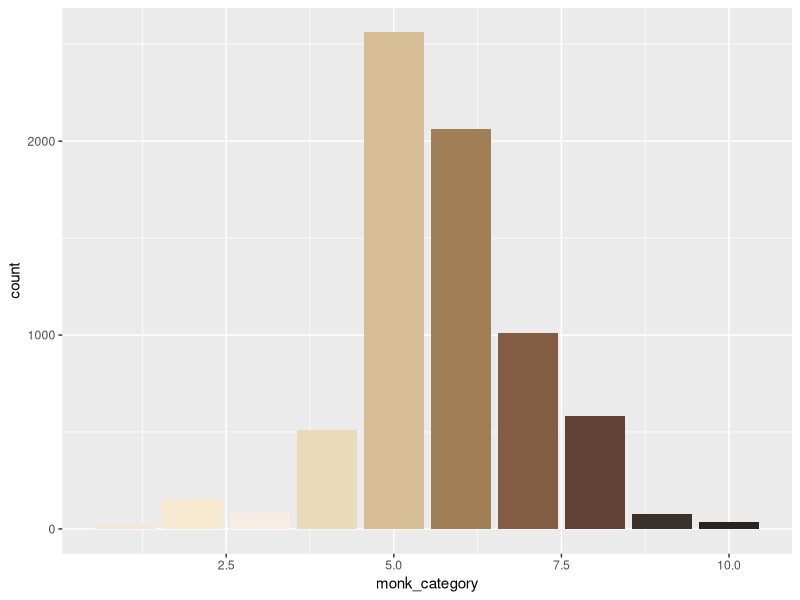
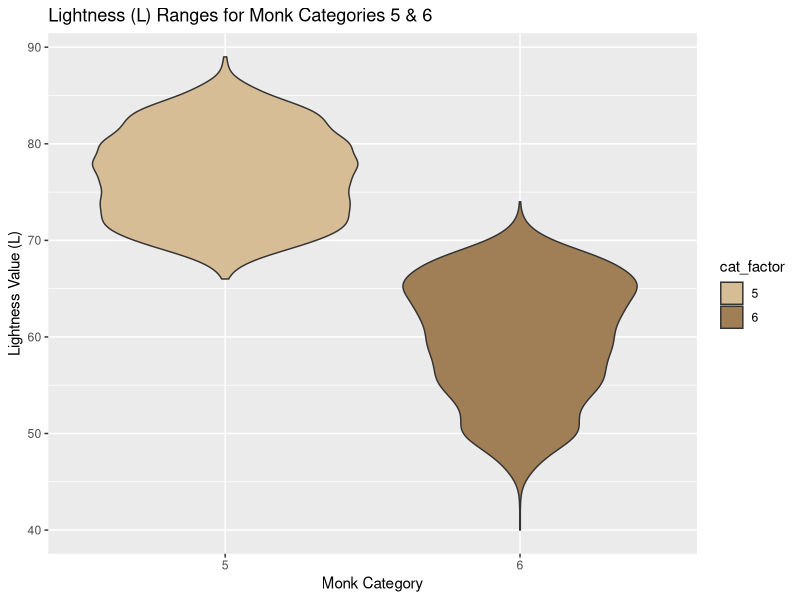
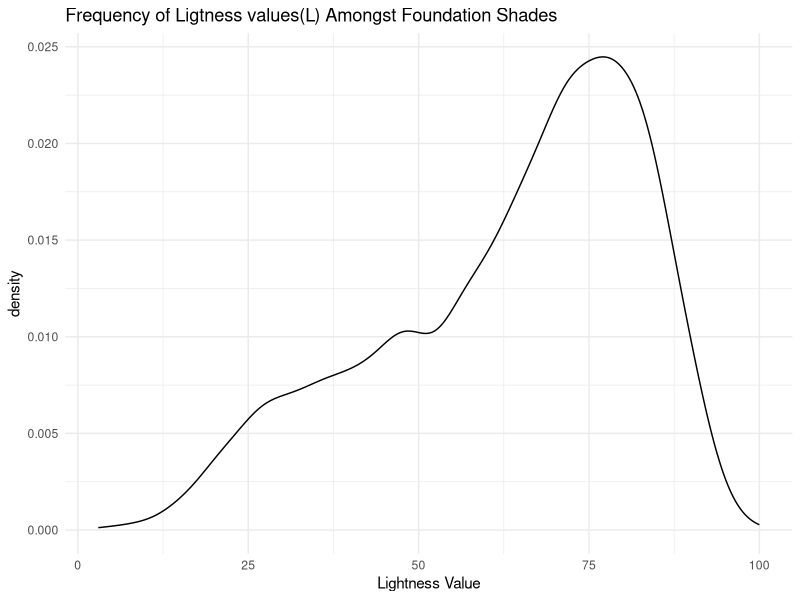
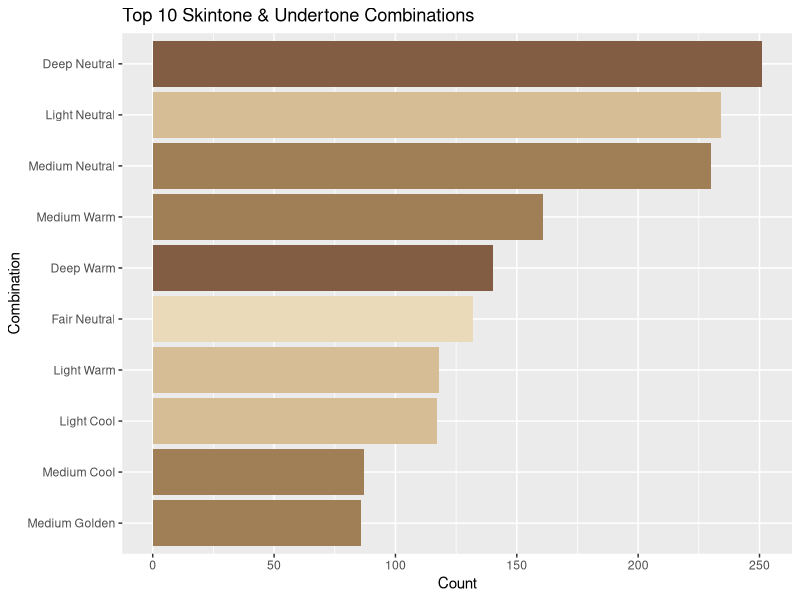
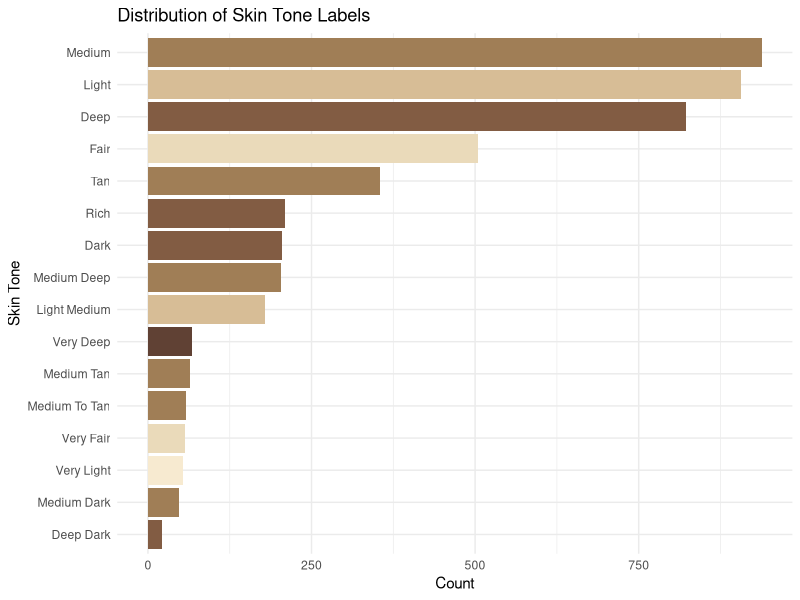
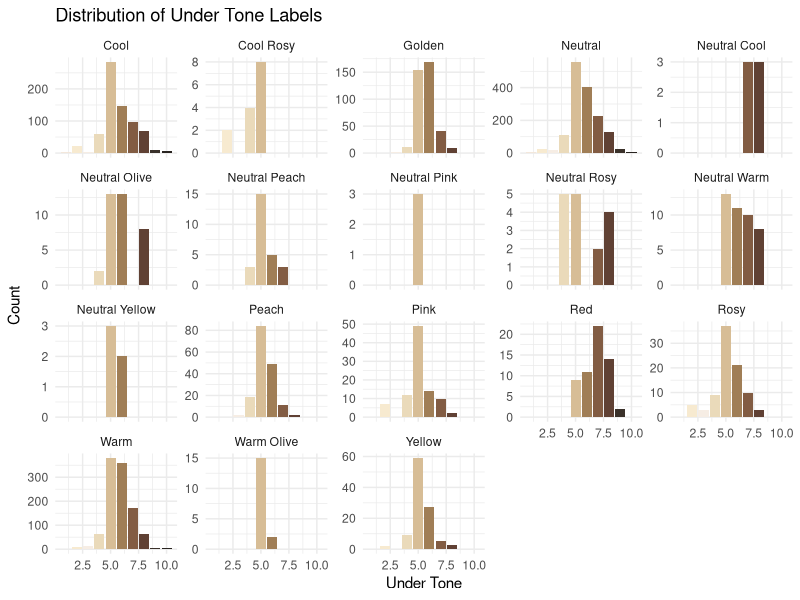
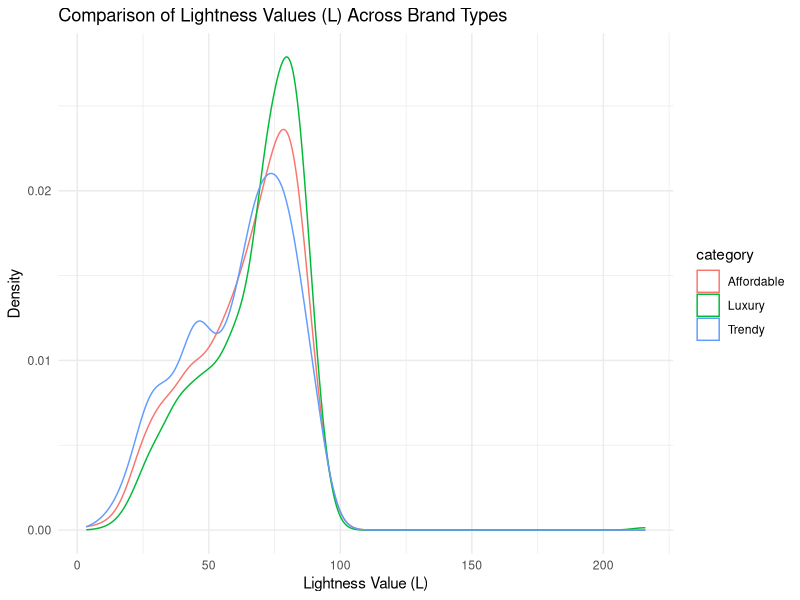
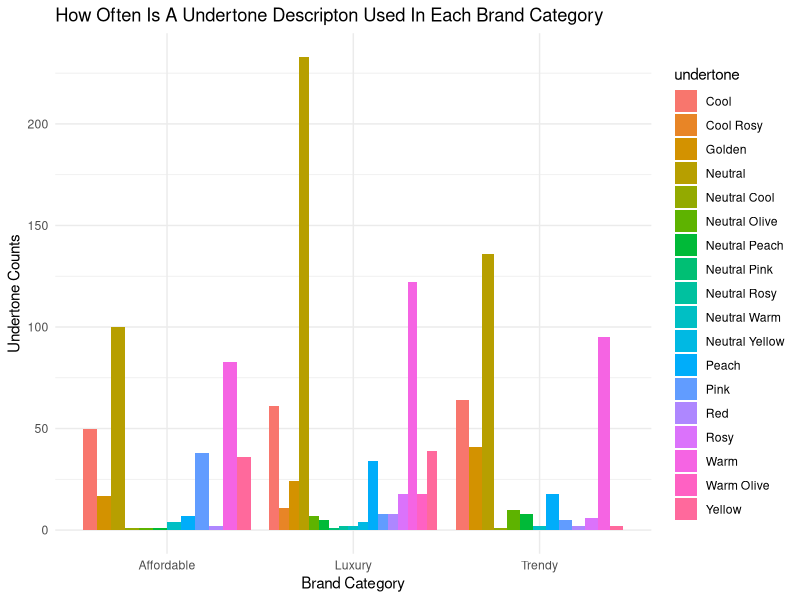

Reproduce these figures in R, in order.
## ---- chunk 1
knitr::opts_chunk$set(echo = TRUE)
library(tidyverse)
## ---- chunk 2
shades<- read.csv('shades.csv')
glimpse(shades)
## ---- chunk 3
regex1 <- "^(\\S+)\\s+(?:-\\s+)?(.+)$" # regex to extract the first part of shade name
regex2 <- "^([A-Z0-9]+?)([A-Z][a-z]+|[A-Z]{2,})$" #extracts the second part of shade name

undertone_pattern <- "(?i)(neutral pink| neutral cool|neutral rosy|neutral peach|neutral warm|neutral yellow|
olive|peach|warm|neutral|cool|pink|rosy|yellow|golden|red)" #maapping for undertones

skintone_pattern <- "(?i)(deep dark|medium to tan|very light|very deep|medium rich|medium tan|
                    medium light|medium deep|medium dark| light deep|light medium|very fair|fair|medium|light|tan |rich|deep|dark|deep|deep )" #mapping for skintones

# extracting string groups for shade names .
extracted1 <- str_match(shades$shade_name, regex1)
extracted2 <- str_match(shades$shade_name, regex2)

# Adding new columns and saving to new csv file
shades_separated <- shades %>%
  mutate(skintone = str_to_title(str_extract(shade_name, skintone_pattern)),
         undertone = str_to_title(str_extract(shade_name, undertone_pattern)),
         shade_specific_raw = coalesce(extracted1[, 2], extracted2[, 2], shade_name),
         shade_name_only = str_to_title(coalesce(extracted1[, 3], extracted2[, 3])),
         shade_specific = if_else(str_detect(shade_specific_raw, "\\d"), # assins NA to non Alphanumeric values in shade specfic by using the shade_specific_raw column
                                  shade_specific_raw,
                                  NA_character_)
  )
#write_csv(shades_separated, "shades_final.csv")
## ---- chunk 4
shades <- read_csv('shades_final.csv')
cielab <- read_csv('cielab.csv')
products <- read_csv('products.csv')
brands <- read_csv('brands.csv')

#joining to make unified table

shades <- shades %>% left_join(cielab,"shade_id")
shades<- shades %>% left_join(products,"product_id")
shades <- shades %>% left_join(brands, 'brand_id') %>% select(brand_name,shade_name,product_id,name,skintone,undertone,monk_category,L)
shades
## ---- chunk 5
shades <- shades %>%
  mutate(
    hex_color = case_when(
      monk_category == 1  ~ "#f6ede4",
      monk_category == 2  ~ "#f3e7db",
      monk_category == 3  ~ "#f7ead0",
      monk_category == 4  ~ "#eadaba",
      monk_category == 5  ~ "#d7bd96",
      monk_category == 6  ~ "#a07e56",
      monk_category == 7  ~ "#825c43",
      monk_category == 8  ~ "#604134",
      monk_category == 9  ~ "#3a312a",
      monk_category == 10 ~ "#292420"
    )
  )
monk_palette <- c(
  "#f6ede4", "#f3e7db", "#f7ead0", "#eadaba", "#d7bd96",
  "#a07e56", "#825c43", "#604134", "#3a312a", "#292420")

two <- shades %>% distinct(brand_name,shade_name,.keep_all = T)
two_counts <-shades %>%  distinct(brand_name,shade_name,.keep_all = T) %>% summarise(count=n(),.by=brand_name)
two %>% ggplot(aes(x=monk_category, fill=hex_color)) + geom_bar(show.legend = F) + scale_fill_manual(values = monk_palette[10:1])
as_tibble(two_counts)
## ---- chunk 6
shades %>%
  filter(monk_category %in% c(5, 6)) %>%
  distinct(brand_name, shade_name, .keep_all = TRUE) %>%
  mutate(cat_factor = factor(monk_category),
         L=round(L)) %>%filter(L < 200) %>% #filtering bc the highest possible lightness can be is 100
  ggplot(aes(x = cat_factor, y = L, fill = cat_factor)) + geom_violin() +
        scale_fill_manual(values = c(monk_palette[5], monk_palette[6])) +
        labs(title = "Lightness (L) Ranges for Monk Categories 5 & 6",
       x = "Monk Category",
       y = "Lightness Value (L)")
## ---- chunk 7
shades %>% mutate(L=round(L)) %>%
        filter((L<200)) %>%
        ggplot(aes(L)) +
        geom_density() + labs(title = 'Frequency of Ligtness values(L) Amongst Foundation Shades',x='Lightness Value') + theme_minimal()


## ---- chunk 8
skin_undertone <- shades %>%
  filter(!is.na(skintone), !is.na(undertone)) %>%
  summarise(count = n(),
            avg_monk = round(mean(monk_category, na.rm = TRUE)),
            .by = c(skintone, undertone)) %>%
        slice_max(count, n = 10) %>%
        mutate(combo_label = paste(skintone, undertone),
    fill_color = monk_palette[avg_monk]
  )

skin_undertone %>%  ggplot(aes(x = reorder(combo_label, count), y = count, fill =fill_color )) +
  geom_col() + coord_flip() + scale_fill_identity() +
  labs(title = "Top 10 Skintone & Undertone Combinations",
       x = "Combination",
       y = "Count")

## ---- chunk 9
shades %>% mutate(skintone,undertone)

## ---- chunk 10

skin_explore2 <- shades %>% filter(!is.na(skintone)) %>%
        summarise(count = n(), avg_monk = round(mean(monk_category)),
                  color=monk_palette[avg_monk],.by=skintone) %>%
        filter(count > 10 ) %>%
        ggplot(aes(reorder(x=skintone,count),count,fill=color))+
        geom_col()+ scale_fill_identity()+
        labs(title = 'Distribution of Skin Tone Labels', x='Skin Tone',y='Count') +
        coord_flip() + theme_minimal()


skin_explore2


## ---- chunk 11
shades %>% mutate(L=round(L)) %>% filter(!is.na(undertone)) %>%
  group_by(undertone,monk_category,hex_color) %>%
  summarise(count = n())%>% filter(count > 1) %>%
  ggplot(aes(x=monk_category,count,fill=hex_color))+
  geom_col(show.legend = F) + facet_wrap(~undertone,scales='free_y')+
  labs(title = 'Distribution of Under Tone Labels', x='Under Tone',y='Count') +scale_fill_manual(values = monk_palette[10:1]) + theme_minimal()
## ---- chunk 12
luxury_brands <- 'Armani Beauty,|DIOR|Hourglass|NATASHA DENONA|PAT McGRATH LABS'
lux_shades<- shades %>% filter(str_detect(brand_name,luxury_brands)) %>% mutate(category = "Luxury")

pop_brands <- 'Danessa Myricks Beauty|HAUS LABS BY LADY GAGA|MAKEUP BY MARIO|Rare Beauty by Selena Gomez|Huda Beauty'
pop_shades<- shades %>% filter(str_detect(brand_name,pop_brands)) %>% mutate(category = "Trendy")

afford_brands <-'e.l.f. Cosmetics|Revlon|NYX Professional Makeup|Maybelline|SEPHORA COLLECTION'
top_shades<- shades %>% filter(str_detect(brand_name, afford_brands)) %>% mutate(category = "Affordable")

categorized_brands <- bind_rows(lux_shades, pop_shades, top_shades)
## ---- chunk 13
#lux_shades %>% ggplot(aes(L)) + geom_density() + labs(title = 'Frequency of Ligtness values(L) in Luxury Brand Foundation Shades ',
                                                       #x='Lightness Value') + theme_minimal()
#pop_shades %>% ggplot(aes(L)) + geom_density() + labs(title = 'Frequency of Ligtness values(L) in Trendy Brand Foundation Shades ',
                                                       #x='Lightness Value')+ theme_minimal()
#top_shades %>% ggplot(aes(L)) + geom_density() + labs(title = 'Frequency of Ligtness values(L) in Affordable Brand Foundation Shades ',
                                                       #x='Lightness Value') + theme_minimal()

ggplot(categorized_brands, aes(x = L, color = category)) +
  geom_density(alpha = 0.4) + # 'alpha' makes it transparent so you can see overlaps
  labs(title = "Comparison of Lightness Values (L) Across Brand Types",
       x = "Lightness Value (L)",
       y = "Density",
       fill = "Brand Type") +theme_minimal()

## ---- chunk 14
categorized_brands %>% filter(!is.na(undertone)) %>% group_by(category) %>%
 ggplot(aes(category,fill=undertone))+geom_bar(position = 'dodge') + theme_minimal() +
labs(title = str_to_title('How often is a Undertone descripton used in each brand category'),x='Brand Category',y='Undertone Counts')


print(categorized_brands %>% filter(!is.na(undertone)) %>% summarise(n(),.by=(category)))
## ---- chunk 15
categorized_brands %>% filter(!is.na(skintone)) %>%group_by(category) %>%
        ggplot(aes(category,fill=skintone))+geom_bar(position = 'dodge') + labs(title = "Frequency of Skin Tone Variety
        by Brand Category",y="Count",x='Brand Category' ) + theme_minimal()

print(categorized_brands %>% filter(!is.na(skintone)) %>% summarise(n(),.by = category))
## ---- chunk 16
categorized_brands %>% filter(skintone =='Deep') %>% summarise(count = n(),.by = undertone) %>%
        top_n(5) %>% ggplot(aes(reorder(x=undertone,count),count)) + geom_col(fill='#a07e56') + labs(title = 'Top 5 Undertones in Deep Skin Category',x ='Undertone') + theme_minimal()

## ---- chunk 17
ls1<-lux_shades %>% ggplot(aes(x = monk_category, fill = hex_color)) +
  geom_bar() +
  facet_wrap(~ brand_name, scales = "free_y") +
  scale_fill_identity() +
  labs(
    title = "Monk Skin Tone Category Distribution In Luxury Cosmetic Brands",
    x = "Monk Category",
    y = "Shade Count"
  )
ps1<- pop_shades %>% ggplot(aes(x = monk_category, fill = hex_color)) +
  geom_bar() +
  facet_wrap(~ brand_name, scales = "free_y") +
  scale_fill_identity() +
  labs(
    title = "Monk Skin Tone Category Distribution In Trending Cosmetic Brands",
    x = "Monk Category",
    y = "Shade Count"
  )
ts1<-top_shades %>% ggplot(aes(x = monk_category, fill = hex_color)) +
  geom_bar() +
  facet_wrap(~ brand_name, scales = "free_y") +
  scale_fill_identity() +
  labs(
    title = "Monk Skin Tone Category Distribution In Affordable Cosmetic Brands",
    x = "Monk Category",
    y = "Shade Count"
  )
ls1
ps1
ts1
